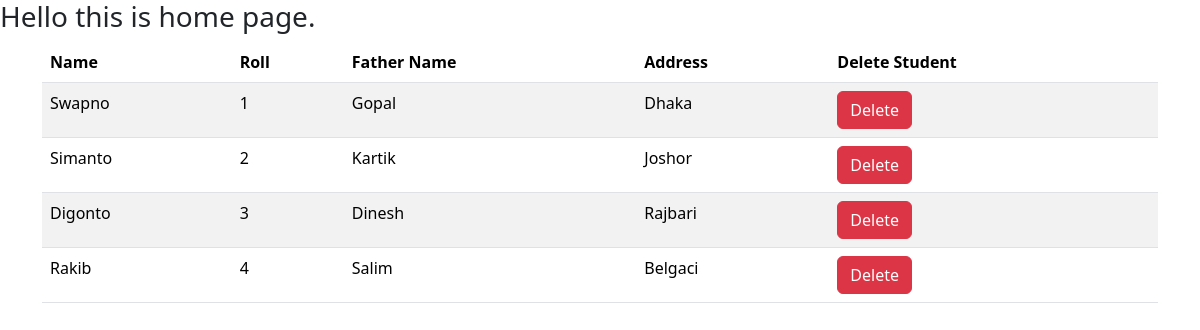
Before: / with the older database file.
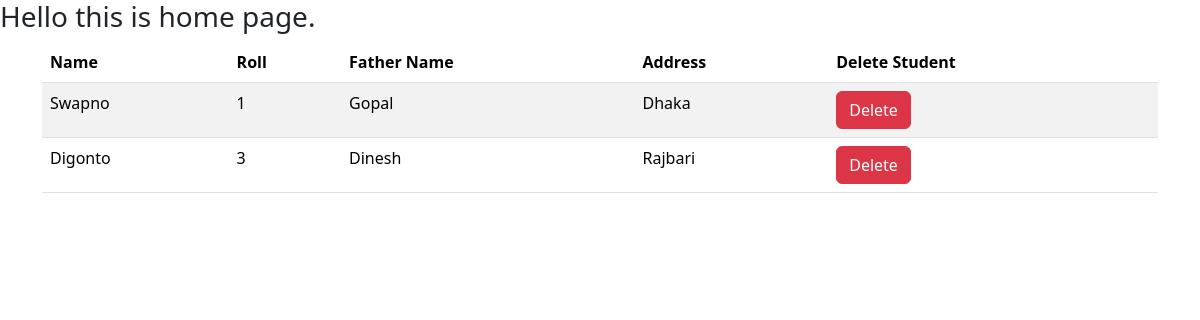
After: the same page with the newer database file.
### first_app/models.py (models this page shows, shortened)
class Student(models.Model):
    name = models.CharField(max_length=20)
    roll = models.IntegerField(primary_key=True)
    address = models.TextField()
    father_name = models.TextField(default='rahim')

### first_app/views.py (the view)
# urls.py: path('',views.home, name='homepage'),
def home(response):
    student = models.Student.objects.all()
    return render(response,'index.html', {'data':student})

### first_app/templates/index.html (shortened to what this page needs)
<!DOCTYPE html>
<html lang="en">
<head>
    <link href="https://cdn.jsdelivr.net/npm/bootstrap@5.3.2/dist/css/bootstrap.min.css" rel="stylesheet">
</head>
<body>
    <h3>Hello this is home page.</h3>
<div class="container">
    <table class="table table-striped">
        <thead>
      <tr>
        <th scope="col">Name</th>
        <th scope="col">Roll</th>
        <th scope="col">Father Name</th>
        <th scope="col">Address</th>
        <th scope="col">Delete Student</th>
      </tr>
    </thead>
    <tbody>
        {%for dt in data%}
      <tr>
        <td>{{dt.name}}</td>
        <td>{{dt.roll}}</td>
        <td>{{dt.father_name}}</td>
        <td>{{dt.address}}</td>
        <td><a class="btn btn-danger text-white" href="{%url 'delete_student' dt.roll%}">Delete</a></td>
      </tr>
      {%endfor%}
    </tbody>
  </table>
</div>
    <link href="https://cdn.jsdelivr.net/npm/bootstrap@5.3.2/dist/css/bootstrap.min.css" rel="stylesheet">
</body>
</html>

Changed rows visible on the page:
removed Student: name "Simanto", roll "2", father_name "Kartik", address "Joshor"
removed Student: name "Rakib", roll "4", father_name "Salim", address "Belgaci"
